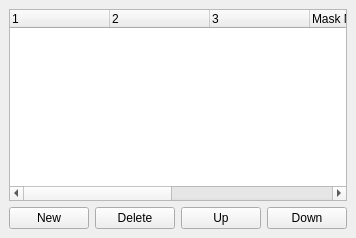
     <widget class="QDockWidget" name="DockMasksSettings" >
      <property name="enabled" >
       <bool>true</bool>
      </property>
      <property name="floating" >
       <bool>true</bool>
      </property>
      <property name="features" >
       <set>QDockWidget::DockWidgetFloatable|QDockWidget::DockWidgetMovable|QDockWidget::NoDockWidgetFeatures</set>
      </property>
      <property name="allowedAreas" >
       <set>Qt::LeftDockWidgetArea|Qt::NoDockWidgetArea|Qt::RightDockWidgetArea</set>
      </property>
      <property name="windowTitle" >
       <string>Masks</string>
      </property>
      <widget class="QWidget" name="dockWidgetContents_5" >
       <layout class="QVBoxLayout" >
        <item>
         <widget class="QTreeWidget" name="MasksTreeWidget" >
          <property name="editTriggers" >
           <set>QAbstractItemView::NoEditTriggers</set>
          </property>
          <property name="alternatingRowColors" >
           <bool>false</bool>
          </property>
          <property name="selectionMode" >
           <enum>QAbstractItemView::ExtendedSelection</enum>
          </property>
          <property name="selectionBehavior" >
           <enum>QAbstractItemView::SelectRows</enum>
          </property>
          <property name="textElideMode" >
           <enum>Qt::ElideMiddle</enum>
          </property>
          <property name="rootIsDecorated" >
           <bool>false</bool>
          </property>
          <property name="uniformRowHeights" >
           <bool>true</bool>
          </property>
          <property name="columnCount" >
           <number>7</number>
          </property>
          <column>
           <property name="text" >
            <string/>
           </property>
          </column>
          <column>
           <property name="text" >
            <string/>
           </property>
          </column>
          <column>
           <property name="text" >
            <string/>
           </property>
          </column>
          <column>
           <property name="text" >
            <string>Mask Name</string>
           </property>
          </column>
          <column>
           <property name="text" >
            <string/>
           </property>
          </column>
          <column>
           <property name="text" >
            <string/>
           </property>
          </column>
          <column>
           <property name="text" >
            <string/>
           </property>
          </column>
         </widget>
        </item>
        <item>
         <layout class="QHBoxLayout" >
          <item>
           <widget class="QPushButton" name="MaskAdd" >
            <property name="minimumSize" >
             <size>
              <width>50</width>
              <height>16</height>
             </size>
            </property>
            <property name="text" >
             <string>New</string>
            </property>
           </widget>
          </item>
          <item>
           <widget class="QPushButton" name="MaskDelete" >
            <property name="minimumSize" >
             <size>
              <width>50</width>
              <height>16</height>
             </size>
            </property>
            <property name="text" >
             <string>Delete</string>
            </property>
           </widget>
          </item>
          <item>
           <widget class="QPushButton" name="MaskMoveUp" >
            <property name="minimumSize" >
             <size>
              <width>50</width>
              <height>16</height>
             </size>
            </property>
            <property name="text" >
             <string>Up</string>
            </property>
           </widget>
          </item>
          <item>
           <widget class="QPushButton" name="MaskMoveDown" >
            <property name="minimumSize" >
             <size>
              <width>50</width>
              <height>16</height>
             </size>
            </property>
            <property name="text" >
             <string>Down</string>
            </property>
           </widget>
          </item>
         </layout>
        </item>
       </layout>
      </widget>
     </widget>
